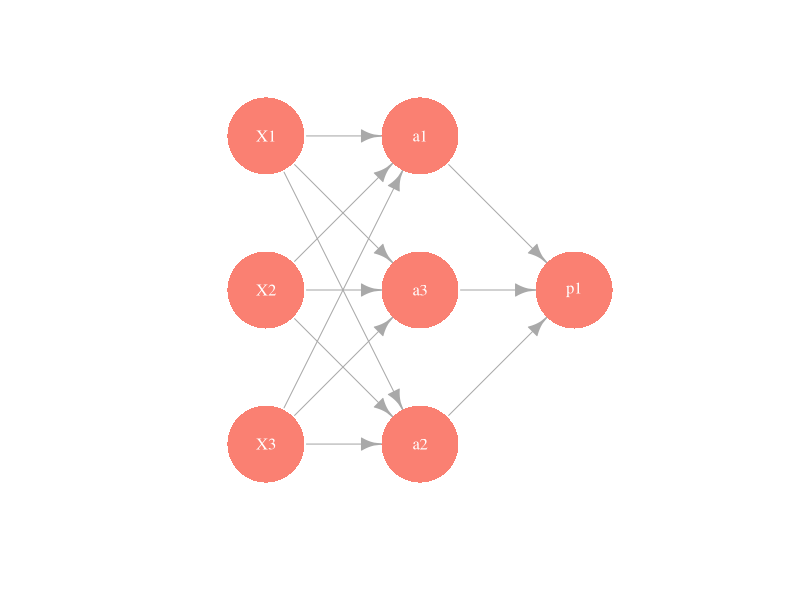
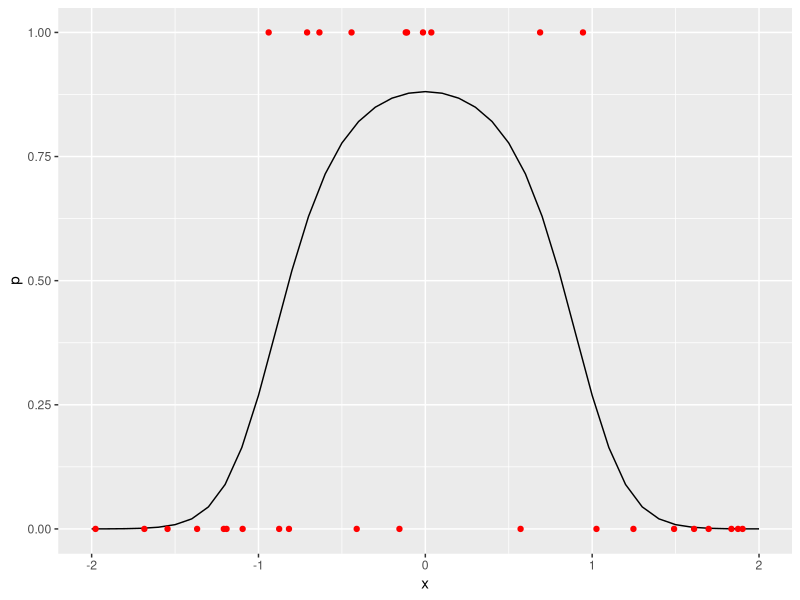
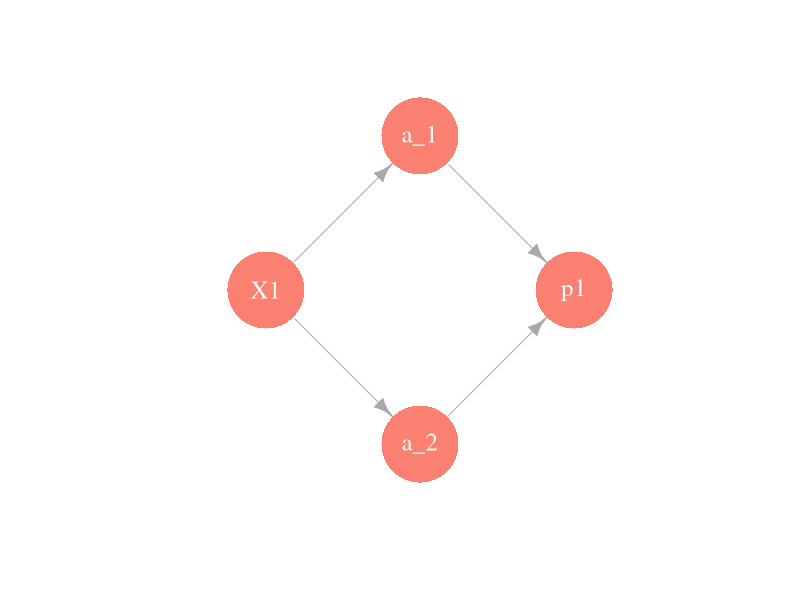
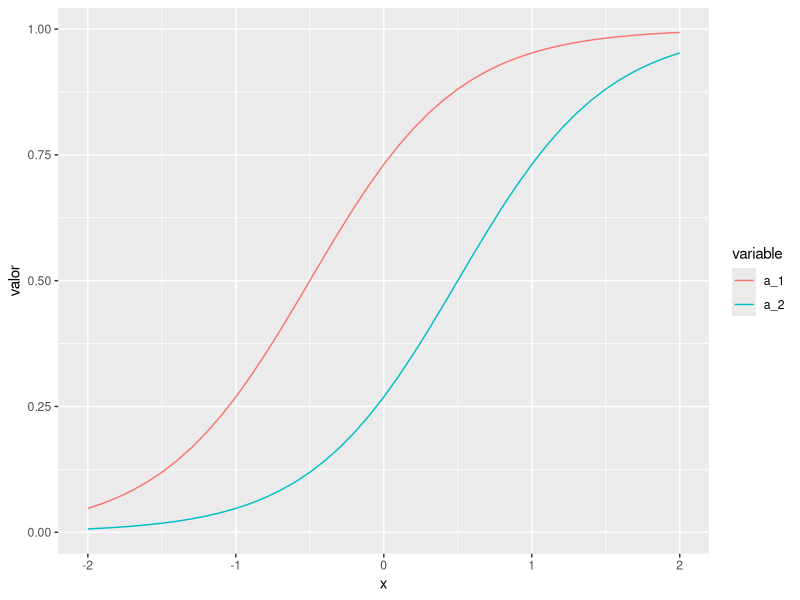
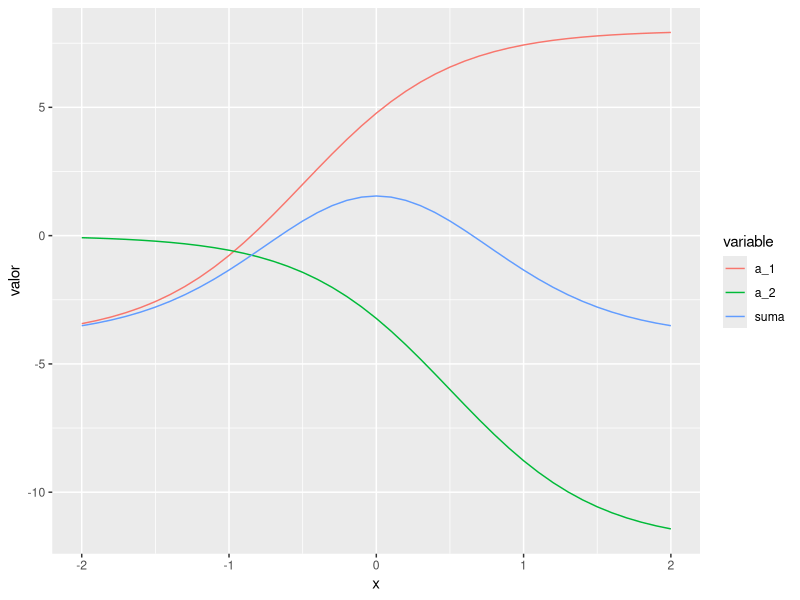
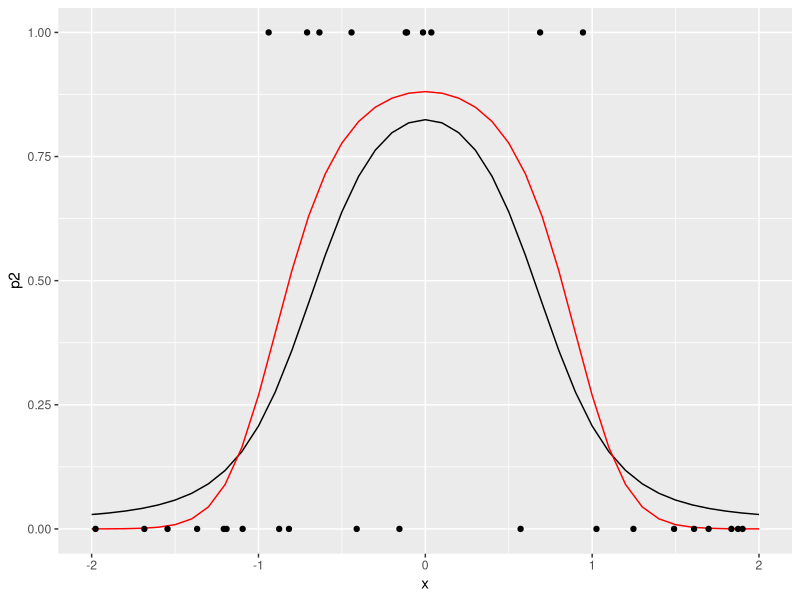
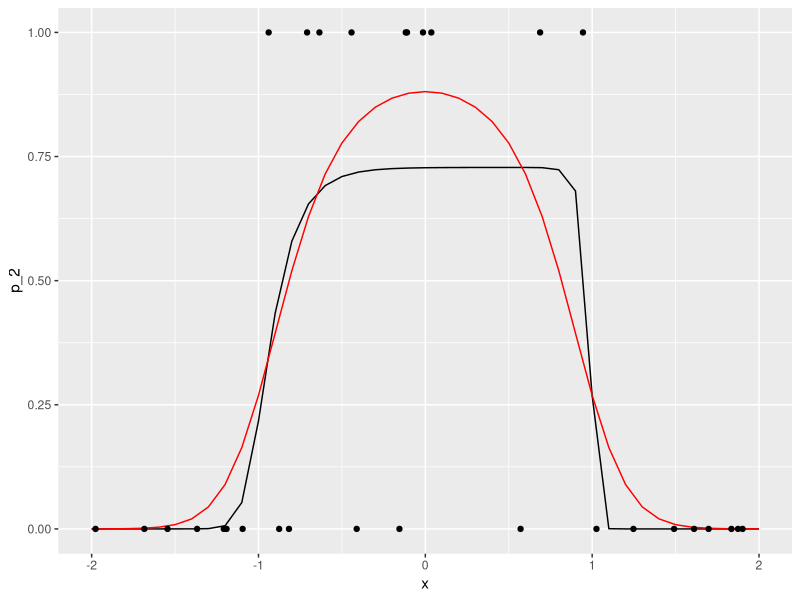
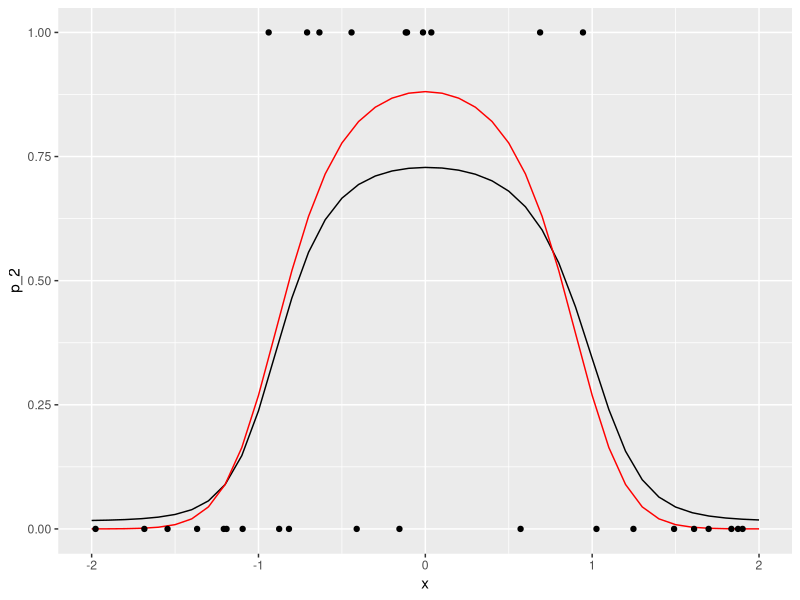

Here is the R script that generated these plots, in order:
## ---- chunk 1
library(igraph)
library(ggplot2)
library(dplyr)
library(tidyr)
 gr <- graph(
   c(c(1,4,1,5,1,6,2,4,2,5,2,6,3,4,3,5,3,6), c(4,7,5,7,6,7)))
 plot(gr, layout = matrix(c(-4,1,-4,0,-4,-1,0,1,0,-1,0,0,4,0), byrow=T, ncol=2),
      vertex.label=c('X1','X2','X3','a1','a2','a3','p1'), 
      vertex.size=50, vertex.color='salmon', vertex.label.cex=1,
      vertex.label.color='white',vertex.frame.color=NA)
## ---- chunk 2
h <- function(x){
    1/(1 + exp(-x)) # es lo mismo que exp(x)/(1 + exp(x))
}
x <- seq(-2, 2, 0.1)
p <- h(2 - 3 * x^2) #probabilidad condicional de clase 1 (vs. 0)
set.seed(2805721)
x_1 <- runif(30, -2, 2)
g_1 <- rbinom(30, 1, h(2 - 3 * x_1^2))
datos <- data.frame(x_1, g_1)
dat_p <- data.frame(x, p)
g <- qplot(x, p, geom='line')
g + geom_point(data = datos, aes(x = x_1, y = g_1), colour = 'red')
## ---- chunk 3
 gr <- graph(c(1,2,1,3,2,4,3,4))
 plot(gr, layout = matrix(c(-2,0,0,1,0,-1,2,0), byrow=T, ncol=2),
      vertex.label=c('X1','a_1','a_2','p1'), 
      vertex.size=50, vertex.color='salmon', vertex.label.cex=1.5,
   vertex.label.color='white',vertex.frame.color=NA
   )
## ---- chunk 4
a_1 <- h( 1 + 2*x)  # 2(x+1/2)
a_2 <- h(-1 + 2*x)  # 2(x-1/2) # una es una versión desplazada de otra.
## ---- chunk 5
dat_a <- data.frame(x = x, a_1 = a_1, a_2 = a_2)
dat_a_2 <- dat_a %>% gather(variable, valor, a_1:a_2)
ggplot(dat_a_2, aes(x=x, y=valor, colour=variable, group=variable)) + geom_line()
## ---- chunk 6
dat_a <- data.frame(x=x, a_1=-4+12*a_1, a_2=-12*a_2, suma=-4+12*a_1-12*a_2)
dat_a_2 <- dat_a %>% gather(variable, valor, a_1:suma)
ggplot(dat_a_2, aes(x=x, y=valor, colour=variable, group=variable)) + geom_line()
## ---- chunk 7
dat_2 <- data.frame(x, p2=h(-4 + 12*a_1 - 12*a_2))
ggplot(dat_2, aes(x=x, y=p2)) + geom_line()+
geom_line(data=dat_p, aes(x=x,y=p), col='red') +ylim(c(0,1))+
   geom_point(data = datos, aes(x=x_1,y=g_1))
## ---- chunk 8
## esta función calcula los valores de cada nodo en toda la red,
## para cada entrada
feed_fow <- function(beta, x){
  a_1 <- h(beta[1] + beta[2]*x) # calcula variable 1 de capa oculta
  a_2 <- h(beta[3] + beta[4]*x) # calcula variable 2 de capa oculta
  p <- h(beta[5]+beta[6]*a_1 + beta[7]*a_2) # calcula capa de salida
  p
}
## ---- chunk 9
devianza_fun <- function(x, y){
    # esta función es una fábrica de funciones
   devianza <- function(beta){
         p <- feed_fow(beta, x)
      - 2 * mean(y*log(p) + (1-y)*log(1-p))
   }
  devianza
}
## ---- chunk 10
dev <- devianza_fun(x_1, g_1) # crea función dev
## ahora dev toma solamente los 7 parámetros beta:
dev(c(0,0,0,0,0,0,0))
## ---- chunk 11
set.seed(5)
salida <- optim(rnorm(7), dev, method='BFGS') # inicializar al azar punto inicial
salida
beta <- salida$par
## ---- chunk 12

## hacer feed forward con beta encontrados
p_2 <- feed_fow(beta, x)
dat_2 <- data.frame(x, p_2 = p_2)
ggplot(dat_2, aes(x = x, y = p_2)) + geom_line()+
geom_line(data = dat_p, aes(x = x, y = p), col='red') +ylim(c(0,1))+
   geom_point(data = datos, aes(x = x_1, y = g_1))
## ---- chunk 13
beta
## ---- chunk 14
devianza_reg <- function(x, y, lambda){
    # esta función es una fábrica de funciones
   devianza <- function(beta){
         p <- feed_fow(beta, x)
         # en esta regularizacion quitamos sesgos, pero puede hacerse también con sesgos.
        - 2 * mean(y*log(p) + (1-y)*log(1-p)) + lambda*sum(beta[-c(1,3,5)]^2) 
   }
  devianza
}
## ---- chunk 15
dev_r <- devianza_reg(x_1, g_1, 0.001) # crea función dev
set.seed(5)
salida <- optim(rnorm(7), dev_r, method='BFGS') # inicializar al azar punto inicial
salida
beta <- salida$par
dev(beta)
p_2 <- feed_fow(beta, x)
dat_2 <- data.frame(x, p_2 = p_2)
ggplot(dat_2, aes(x = x, y = p_2)) + geom_line()+
geom_line(data = dat_p, aes(x = x, y = p), col='red') +ylim(c(0,1))+
   geom_point(data = datos, aes(x = x_1, y = g_1))
## ---- chunk 16
library(nnet)
set.seed(12)
nn <- nnet(g_1 ~ x_1, data=datos, size = 2, decay=0.0, entropy = T)
nn$wts
nn$value
## ---- chunk 17
2*nn$value/30
dev(nn$wts) 
qplot(x, predict(nn, newdata=data.frame(x_1 = x)), geom='line')
## ---- chunk 18
h <- function(x){
    exp(x)/(1+exp(x))
}
x <- seq(-2,2,0.05)
p <- h(3 + x- 3*x^2 + 3*cos(4*x))
set.seed(280572)
x.2 <- runif(300, -2, 2)
g.2 <- rbinom(300, 1, h(3 + x.2- 3*x.2^2 + 3*cos(4*x.2)))
datos <- data.frame(x.2,g.2)
dat.p <- data.frame(x,p)
g <- qplot(x,p, geom='line', col='red')
g + geom_jitter(data = datos, aes(x=x.2,y=g.2), col ='black',
  position =position_jitter(height=0.05), alpha=0.4)
## ---- chunk 19
p <- function(x1, x2){
  h(-8 + 10*x1 + 10*x2 - 15*x1*x2)
}
dat <- expand.grid(x1 = seq(0,1,0.05), x2 = seq(0, 1, 0.05))
dat <- dat %>% mutate(p = p(x1, x2))
ggplot(dat, aes(x=x1, y=x2)) + geom_tile(aes(fill=p))
## ---- chunk 20
set.seed(12)
n <- 500
dat_ent <- data_frame(x1=runif(n,0,1), x2 = runif(n, 0, 1)) %>%
  mutate(p = p(x1, x2)) %>%
  mutate(y = rbinom(n, 1, p))
mod_1 <- glm(y ~ x1 + x2, data = dat_ent, family = 'binomial')
mod_1
table(predict(mod_1)> 0.5, dat_ent$y)
mod_2 <- glm(y ~ x1 + x2 + x1:x2, data = dat_ent, family = 'binomial')
mod_2
table(predict(mod_2)> 0.5, dat_ent$y)
## ---- chunk 21
set.seed(1155)
nn <- nnet(y ~ x1 + x2, data=dat_ent, size = 3, decay=0.001, 
           entropy = T, maxit=500, 
           Wts = c(1,-1,1,1, 1, -1,0,0,0,0,0,0,0)) #pesos iniciales
#primera capa
matrix(round(nn$wts[1:9], 1), 3,3, byrow=T)
#segunda capa
round(nn$wts[10:13], 1)
#2*nn$value
## ---- chunk 22
feed_fow <- function(beta, x){
  a_1 <- h(beta[1] + beta[2]*x[1] + beta[3]*x[2]) 
  a_2 <- h(beta[4] + beta[5]*x[1] + beta[6]*x[2]) 
  a_3 <- h(beta[7] + beta[8]*x[1] + beta[9]*x[2])
  p <- h(beta[10]+beta[11]*a_1 + beta[12]*a_2 + beta[13]*a_3) # calcula capa de salida
  p
}
## ---- chunk 23
feed_fow(nn$wts, c(0,0))
feed_fow(nn$wts, c(0,1))
feed_fow(nn$wts, c(1,0))
# feed_fow(nn$wts, c(1,1))
## ---- chunk 24
dat <- dat %>% rowwise %>% mutate(p_red = feed_fow(nn$wts, c(x1, x2)))
ggplot(dat, aes(x=x1, y=x2)) + geom_tile(aes(fill=p_red))
## ---- chunk 25
 gr <- graph(
   c(1,4,1,5,1,6,2,4,2,5,2,6,2,4,2,5,2,6,3,4,3,5,3,6,4,7,4,8,5,7,5,8,6,7,6,8,7,8,7,9,8,9))
plot(gr, layout=matrix(c(-1,1,-1,0,-1,-1,0,1,0,0,0,-1,1,0.5,1,-0.5,2,0), byrow=T,ncol=2),
      vertex.size=50, vertex.color=c('salmon'),
     vertex.frame.color=NA, edge.curved=FALSE)
## ---- chunk 26
 gr <- graph(
   c(c(1,4,1,5,2,4,2,5,3,4,3,5)))
 plot(gr, layout = matrix(c(-4,1,-4,0,-4,-1,0,1,0,-1), byrow=T, ncol=2),
      vertex.label=c(expression(a[1]^2),expression(a[2]^2),expression(a[3]^2),
        expression(a[1]^3), expression(a[2]^3)), 
      vertex.size=50, vertex.color=c('salmon','salmon','salmon','red','red'), vertex.label.cex=1.5,
      vertex.label.color='white',vertex.frame.color=NA,
   edge.label=c(expression(theta[11]^3),expression(theta[21]^3),
     expression(theta[12]^3),  expression(theta[22]^3),
      expression(theta[13]^3), expression(theta[23]^3)))
## ---- chunk 27
 gr <- graph(
   c(c(1,5,1,6,2,5,2,6,3,5,3,6,4,5,4,6)))
 plot(gr, layout = matrix(c(-4,3,-4,1,-4,0,-4,-1,0,1,0,-1), byrow=T, ncol=2),
      vertex.label=c(expression(a[0]^2), expression(a[1]^2),
        expression(a[2]^2),expression(a[3]^2),
        expression(a[1]^3), expression(a[2]^3)), 
      vertex.size=50, 
   vertex.color=c('gray','salmon','salmon','salmon','red','red'), vertex.label.cex=1.5,
      vertex.label.color='white',vertex.frame.color=NA,
   edge.label=c(expression(theta[10]^3),expression(theta[20]^3),
     expression(theta[11]^3),expression(theta[21]^3), expression(theta[12]^3),  expression(theta[22]^3), expression(theta[13]^3), expression(theta[23]^3)))
## ---- chunk 28
feed_forward <- function(a, Theta){
  # a_{l-1} da los valores de la primera capa, la función debe regresar
  # los valores de la siguiente capa a_l. Theta da los pesos
  h(Theta %*% a)
}
## ---- chunk 29
 gr <- graph(
   c(c(1,4,1,5,2,4,2,5,3,4,3,5)))
 plot(gr, layout = matrix(c(-4,1,-4,0,-4,-1,0,1,0,-1), byrow=T, ncol=2),
      vertex.label=c('-2','5','1','a_1 ?','a_2 ?'), vertex.label.cex=1.5,
      vertex.size=50, vertex.color=c('salmon','salmon','gray','red','red'), vertex.label.cex=3,
      vertex.label.color='white',vertex.frame.color=NA,
   edge.label=c(1,2,-1,0.5,3,1))
## ---- chunk 30
Theta = t(matrix(c(3,1,-1,1,0.5,2), byrow=F, ncol=2))
Theta
## ---- chunk 31
feed_forward(c(1,-2,5), Theta = Theta)
## ---- chunk 32
gr <- graph(
   c(c(1,4,1,5,2,4,2,5,3,4,3,5)))
 plot(gr, layout = matrix(c(-4,1,-4,0,-4,-1,0,1,0,-1), byrow=T, ncol=2),
      vertex.label=c('-2','5','1','a_1=0.017','a_2=0.999'), 
      vertex.size=50, vertex.color=c('salmon','salmon','gray','red','red'), vertex.label.cex=1.5, edge.label.cex=1.5,
      vertex.label.color='white',vertex.frame.color=NA,
   edge.label=c(1,2,-1,0.5,3,1))
